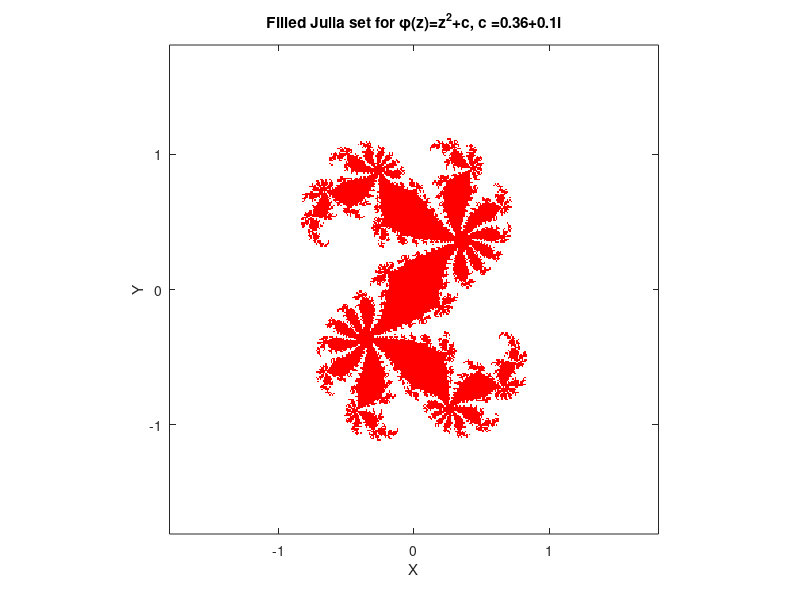

This chart was generated by the following MATLAB code:
% plots Julia set for z^2 + c
c= 0.36 +0.1*1i ;   % Define the constant c
phi = @(z) z^2 + c; % Define the function whose fixed points we seek.
fixpt1 = (1 + sqrt(1-4*c))/2;
fixpt2 = (1 - sqrt(1-4*c))/2;

colormap([1 0 0; 1 1 1]);     % Points numbered 1 (inside) will be colored red;
                              %   those numbered 2 (outside) will be colored white.
M = 2*ones(361,361);          % Initialize array of point colors to 2 (white).

for j=1:361                  % Try initial values with imaginary parts between
  y = -1.8+ (j-1)*.01;        %   -1.8 and 1.8
  for i=1:361                % and with real parts between
    x = -1.8 + (i-1)*.01;     %   -1.8 and 1.8.
    z = x + 1i*y;             
    zk = z;
    iflag1 = 0;               % iflag1 and iflag2 count the number of iterations
    iflag2 = 0;               %   when a root is within 1.e-6 of a fixed point;
    kount = 0;                % kount is the total number of iterations.

    while kount < 100 & abs(zk) < 2 & iflag1 < 5 & iflag2 < 5
      kount = kount+1;
      zk = phi(zk);           % This is the fixed point iteration.
      err1 = abs(zk-fixpt1);  % Test for convergence to fixpt1.
      if err1 < 1.e-6
         iflag1 = iflag1 + 1;
      else
         iflag1 = 0;
      end
      err2 = abs(zk-fixpt2);  % Test for convergence to fixpt2.
      if err2 < 1.e-6,
        iflag2 = iflag2 + 1;
      else
        iflag2 = 0;
      end;
    end;
    if iflag1 >= 5 | iflag2 >= 5 | kount >= 100   % If orbit is bounded, set this
      M(j,i) = 1;                                  %   point color to 1 (red).
    end
  end
end

image([-1.8 1.8],[-1.8 1.8],M),  % This plots the results.
title('Filled Julia set for \phi(z)=z^2+c, c =0.36+0.1i')
xlabel('X')
ylabel('Y')
pbaspect([1 1 1]); %keeps the x/y ratio even
axis xy            % If you don't do this, vertical axis is inverted.
